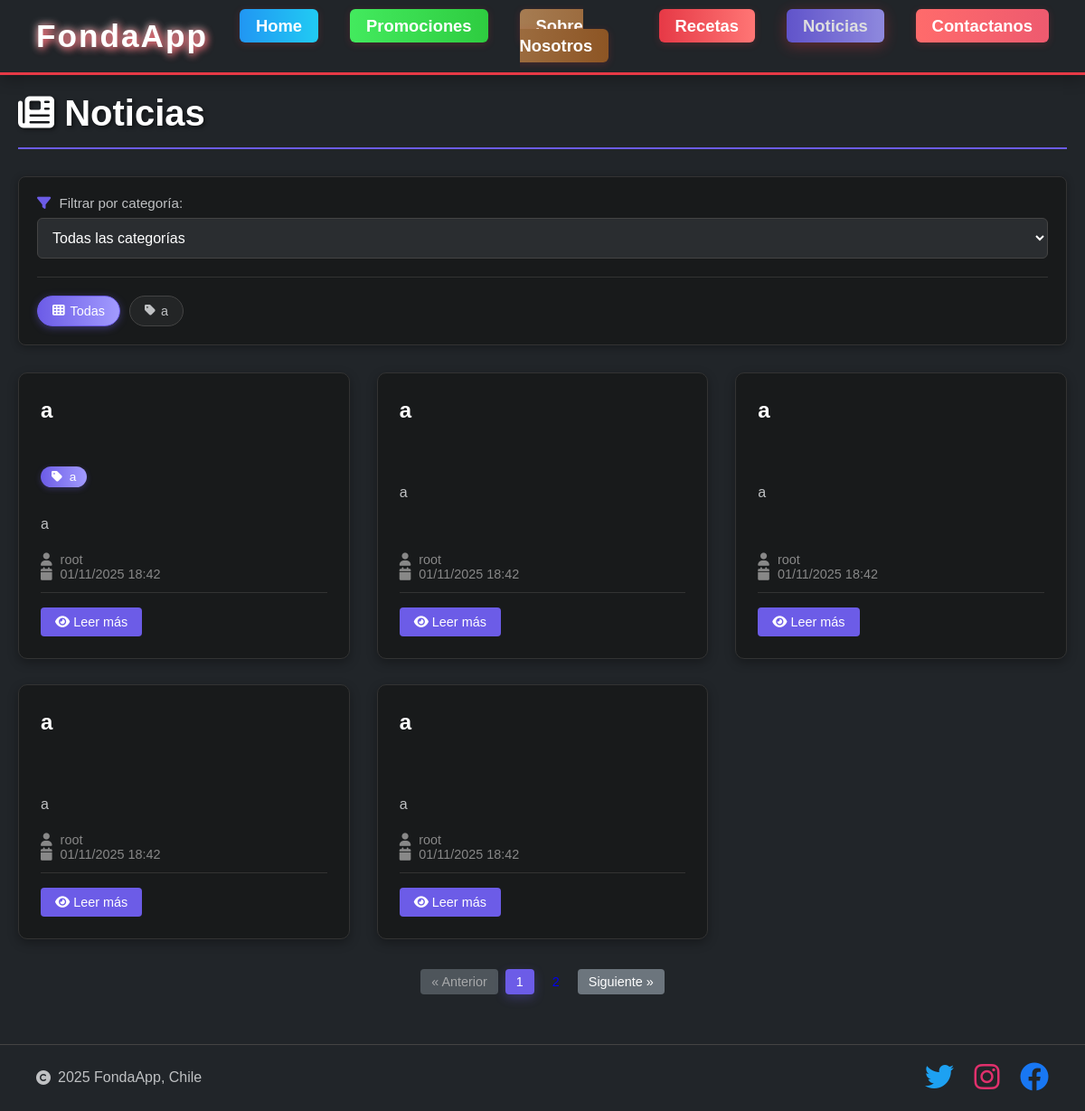
Screenshot of /noticias/ with the database file from the repository.
### noticias/models.py (models this page shows, shortened)
class Categoria(models.Model):
    nombre = models.CharField(max_length=100, unique=True, verbose_name='Nombre')
    descripcion = models.TextField(blank=True, verbose_name='Descripción')
    slug = models.SlugField(max_length=100, unique=True, verbose_name='Slug')
    activo = models.BooleanField(default=True, verbose_name='Activo')
    orden = models.IntegerField(default=0, verbose_name='Orden', help_text='Orden de visualización')
    created = models.DateTimeField(auto_now_add=True, verbose_name='Fecha de creación')
    class Meta:
        ordering = ['orden', 'nombre']
        verbose_name = 'Categoría'
        verbose_name_plural = 'Categorías'

class Posteo(models.Model):
    titulo = models.CharField(max_length=200, verbose_name='Título')
    contenido = models.TextField(verbose_name='Contenido')
    imagen = models.ImageField(
        upload_to='noticias/',
        blank=True,
        null=True,
        verbose_name='Imagen',
        help_text='Imagen opcional para la noticia'
    )
    categoria = models.ForeignKey(
        Categoria,
        on_delete=models.SET_NULL,
        null=True,
        blank=True,
        related_name='posteos',
        verbose_name='Categoría'
    )
    autor = models.ForeignKey(
        User,
        on_delete=models.CASCADE,
        default=1,
        related_name='posteos',
        verbose_name='Autor'
    )
    created = models.DateTimeField(
        auto_now_add=True,
        verbose_name='Fecha de creación'
    )
    updated = models.DateTimeField(
        auto_now=True,
        verbose_name='Fecha de actualización'
    )
    activo = models.BooleanField(default=True, verbose_name='Activo')
    destacado = models.BooleanField(default=False, verbose_name='Destacado')
    visitas = models.IntegerField(default=0, verbose_name='Visitas')
    class Meta:
        ordering = ['-created']
        verbose_name = 'Posteo'
        verbose_name_plural = 'Posteos'

### noticias/views.py (the view)
# urls.py: path('', views.lista_noticias, name='lista'),
def lista_noticias(request):
    posteos_list = Posteo.objects.filter(activo=True)
    categoria_id = request.GET.get('categoria')
    if categoria_id:
        posteos_list = posteos_list.filter(categoria_id=categoria_id)
    autor_id = request.GET.get('autor')
    if autor_id:
        posteos_list = posteos_list.filter(autor_id=autor_id)
    busqueda = request.GET.get('buscar')
    if busqueda:
        posteos_list = posteos_list.filter(
            Q(titulo__icontains=busqueda) | Q(contenido__icontains=busqueda)
        )
    destacado = request.GET.get('destacado')
    if destacado == '1':
        posteos_list = posteos_list.filter(destacado=True)
    orden = request.GET.get('orden', '-created')
    posteos_list = posteos_list.order_by(orden)
    paginator = Paginator(posteos_list, 5)
    page_number = request.GET.get('page')
    page_obj = paginator.get_page(page_number)
    categorias = Categoria.objects.filter(activo=True)
    from django.contrib.auth.models import User
    autores = User.objects.filter(posteos__activo=True).distinct()
    context = {
        'posteos': page_obj,
        'page_obj': page_obj,
        'paginator': paginator,
        'categorias': categorias,
        'autores': autores,
        'categoria_seleccionada': categoria_id,
        'autor_seleccionado': autor_id,
        'busqueda': busqueda or '',
        'destacado': destacado,
        'orden': orden,
    }
    return render(request, 'noticias/lista.html', context)

### core/context_processors.py (called while the page is built)
def fonda_context(request):
    context = {
        'categorias_globales': Categoria.objects.filter(activo=True).order_by('orden'),
        'total_noticias': Posteo.objects.filter(activo=True).count(),
        'noticias_destacadas': Posteo.objects.filter(
            activo=True,
            destacado=True
        ).order_by('-created')[:3],
        'ultimas_noticias': Posteo.objects.filter(
            activo=True
        ).order_by('-created')[:5],
        'categorias_con_conteo': Categoria.objects.filter(
            activo=True
        ).annotate(
            total_posteos=Count('posteos', filter=models.Q(posteos__activo=True))
        ).order_by('orden'),
        'nombre_sitio': 'FondaApp',
        'año_actual': 2025,
    }
    return context

### noticias/templates/noticias/lista.html (shortened to what this page needs)
{% extends 'noticias/base.html' %}
{% block content %}
<div class="container">
    <div class="noticias-header">
        <h1><i class="fas fa-newspaper"></i> Noticias</h1>
    </div>
    <div class="noticias-filtros">
        <form method="get" action="{% url 'noticias:lista' %}" class="filtros-form">
            <div class="filtro-grupo">
                <label for="categoria"><i class="fas fa-filter"></i> Filtrar por categoría:</label>
                <select name="categoria" id="categoria" class="form-control" onchange="this.form.submit()">
                    <option value="">Todas las categorías</option>
                </select>
            </div>
        </form>
        <div class="categorias-pills">
            <a href="{% url 'noticias:lista' %}" class="categoria-pill {% if not categoria_seleccionada %}active{% endif %}">
                <i class="fas fa-th"></i> Todas
            </a>
            {% for categoria in categorias %}
                <a href="?categoria={{ categoria.id }}" class="categoria-pill {% if categoria_seleccionada == categoria.id|stringformat:"s" %}active{% endif %}">
                    <i class="fas fa-tag"></i> {{ categoria.nombre }}
                </a>
            {% endfor %}
        </div>
    </div>
    {% if posteos %}
        <div class="noticias-grid">
            {% for posteo in posteos %}
                <article class="noticia-card">
                    <div class="noticia-content">
                        <h2 class="noticia-title">{{ posteo.titulo }}</h2>
                        {% if posteo.categoria %}
                            <div class="noticia-categoria">
                                <span class="categoria-badge">
                                    <i class="fas fa-tag"></i> {{ posteo.categoria.nombre }}
                                </span>
                            </div>
                        {% endif %}
                        <p class="noticia-excerpt">{{ posteo.contenido|truncatewords:20 }}</p>
                        <div class="noticia-meta">
                            <i class="fas fa-user"></i> {{ posteo.autor.username }}
                            <br>
                            <i class="fas fa-calendar"></i> {{ posteo.created|date:"d/m/Y H:i" }}
                        </div>
                        <div class="noticia-actions">
                            <a href="{% url 'noticias:detalle' posteo.pk %}" class="btn btn-primary">
                                <i class="fas fa-eye"></i> Leer más
                            </a>
                        </div>
                    </div>
                </article>
            {% endfor %}
        </div>
        {% if page_obj.has_other_pages %}
            <nav class="noticias-pagination" aria-label="Navegación de páginas">
                <ul class="pagination-list">
                    {% if page_obj.has_previous %}
                        <li class="page-prev"><a href="?page={{ page_obj.previous_page_number }}{% if categoria_seleccionada %}&categoria={{ categoria_seleccionada }}{% endif %}" class="btn btn-secondary">&laquo; Anterior</a></li>
                    {% else %}
                        <li class="page-prev disabled"><span class="btn btn-secondary disabled">&laquo; Anterior</span></li>
                    {% endif %}
                    {% for num in paginator.page_range %}
                        {% if num == page_obj.number %}
                            <li class="page-number active"><span class="btn btn-primary">{{ num }}</span></li>
                        {% else %}
                            <li class="page-number"><a href="?page={{ num }}{% if categoria_seleccionada %}&categoria={{ categoria_seleccionada }}{% endif %}" class="btn btn-light">{{ num }}</a></li>
                        {% endif %}
                    {% endfor %}
                    {% if page_obj.has_next %}
                        <li class="page-next"><a href="?page={{ page_obj.next_page_number }}{% if categoria_seleccionada %}&categoria={{ categoria_seleccionada }}{% endif %}" class="btn btn-secondary">Siguiente &raquo;</a></li>
                    {% else %}
                        <li class="page-next disabled"><span class="btn btn-secondary disabled">Siguiente &raquo;</span></li>
                    {% endif %}
                </ul>
            </nav>
        {% endif %}
    {% else %}
        <div class="empty-state">
            <i class="fas fa-newspaper"></i>
            <h3>No hay noticias disponibles</h3>
            <p>Próximamente tendremos noticias interesantes para ti.</p>
        </div>
    {% endif %}
</div>
{% endblock %}

### static/css/base.css (style rules this page uses)
body { margin: 0; font-family: Arial, sans-serif; background: #212529; color: #fff; }

### static/css/noticias.css (style rules this page uses)
.container { max-width: 1200px; margin: 0 auto; padding: 20px; }
.noticias-header { display: flex; justify-content: space-between; align-items: center; margin-bottom: 30px; border-bottom: 2px solid #6c5ce7; padding-bottom: 15px; }
.noticias-header h1 { color: #fff; font-size: 2.5rem; margin: 0; text-shadow: 2px 2px 4px rgba(0,0,0,0.5); }
.noticias-filtros { background: #181a1b; border-radius: 8px; padding: 20px; margin-bottom: 30px; border: 1px solid #333; box-shadow: 0 2px 8px rgba(0,0,0,0.3); }
.filtros-form { display: flex; gap: 20px; align-items: flex-end; flex-wrap: wrap; }
.filtro-grupo { display: flex; flex-direction: column; gap: 8px; flex: 1; min-width: 200px; }
.filtro-grupo label { color: #bfc1c3; font-size: 0.95rem; font-weight: 500; }
.filtro-grupo label i { margin-right: 5px; color: #6c5ce7; }
.form-control { background: #232526; border: 1px solid #444; color: #fff; padding: 10px 14px; border-radius: 6px; font-size: 1rem; transition: all 0.3s ease; }
.form-control option { background: #232526; color: #fff; }
.categorias-pills { display: flex; flex-wrap: wrap; gap: 10px; margin-top: 20px; padding-top: 20px; border-top: 1px solid #333; }
.categoria-pill { display: inline-flex; align-items: center; gap: 6px; background: #232526; color: #bfc1c3; padding: 8px 16px; border-radius: 20px; text-decoration: none; font-size: 0.9rem; font-weight: 500; border: 1px solid #444; transition: all 0.3s ease; }
.categoria-pill.active { background: linear-gradient(90deg, #6c5ce7 0%, #a29bfe 100%); color: #fff; border-color: #6c5ce7; box-shadow: 0 2px 8px rgba(108,92,231,0.4); }
.categoria-pill i { font-size: 0.85rem; }
.noticias-grid { display: grid; grid-template-columns: repeat(auto-fill, minmax(320px, 1fr)); gap: 30px; margin-bottom: 40px; }
.noticia-card { background: #181a1b; border-radius: 10px; overflow: hidden; box-shadow: 0 4px 12px rgba(0,0,0,0.3); transition: transform 0.3s ease, box-shadow 0.3s ease; border: 1px solid #333; display: flex; flex-direction: column; height: 100%; }
.noticia-content { padding: 24px; display: flex; flex-direction: column; flex-grow: 1; }
.noticia-title { color: #fff; font-size: 1.5rem; font-weight: bold; margin: 0 0 12px 0; line-height: 1.4; min-height: 2.8em; display: -webkit-box; -webkit-line-clamp: 3; -webkit-box-orient: vertical; overflow: hidden; }
.noticia-categoria { margin-bottom: 12px; }
.categoria-badge { display: inline-block; background: linear-gradient(90deg, #6c5ce7 0%, #a29bfe 100%); color: #fff; padding: 4px 12px; border-radius: 20px; font-size: 0.85rem; font-weight: 500; box-shadow: 0 2px 6px rgba(108,92,231,0.3); }
.categoria-badge i { margin-right: 4px; }
.noticia-excerpt { color: #bfc1c3; font-size: 1rem; line-height: 1.6; margin-bottom: 16px; flex-grow: 1; display: -webkit-box; -webkit-line-clamp: 3; -webkit-box-orient: vertical; overflow: hidden; }
.noticia-meta { color: #888; font-size: 0.9rem; margin-bottom: 16px; border-bottom: 1px solid #333; padding-bottom: 12px; }
.noticia-meta i { margin-right: 5px; }
.noticia-actions { display: flex; gap: 10px; flex-wrap: wrap; margin-top: auto; }
.btn { padding: 8px 16px; border-radius: 4px; text-decoration: none; font-size: 0.9rem; font-weight: 500; transition: all 0.3s ease; border: none; cursor: pointer; }
.noticias-pagination { display: flex; justify-content: center; margin-top: 10px; }
.pagination-list { list-style: none; padding: 0; margin: 0; display: flex; gap: 8px; align-items: center; }
.pagination-list li { display: inline-block; }
.pagination-list li .btn { padding: 6px 12px; font-size: 0.9rem; }
.pagination-list li.disabled .btn, .pagination-list li .btn.disabled { opacity: 0.6; pointer-events: none; }
.pagination-list li.active .btn, .pagination-list li .btn.btn-primary.active, .pagination-list li .btn.btn-primary[aria-current] { background: #6c5ce7; color: #fff; box-shadow: 0 4px 12px rgba(108,92,231,0.3); }
.btn-primary { background: #6c5ce7; color: #fff; }
.btn-secondary { background: #6c757d; color: #fff; }
.form-control { width: 100%; padding: 12px; border: 1px solid #444; border-radius: 6px; background: #2a2d30; color: #fff; font-size: 1rem; transition: border-color 0.3s ease; }
@media (max-width: 1200px) { .noticias-grid { grid-template-columns: repeat(auto-fill, minmax(280px, 1fr)); } }
@media (min-width: 1025px) { .noticias-grid { grid-template-columns: repeat(3, 1fr); } }

### rows the page displays
Categoria: nombre "a"
Posteo: titulo "a", categoria.nombre "a", contenido "a", autor.username "root", created "01/11/2025 18:42"
Posteo: titulo "a", contenido "a", autor.username "root", created "01/11/2025 18:42"
Posteo: titulo "a", contenido "a", autor.username "root", created "01/11/2025 18:42"
Posteo: titulo "a", contenido "a", autor.username "root", created "01/11/2025 18:42"
Posteo: titulo "a", contenido "a", autor.username "root", created "01/11/2025 18:42"

### other values shown
{{ num }} "1"
